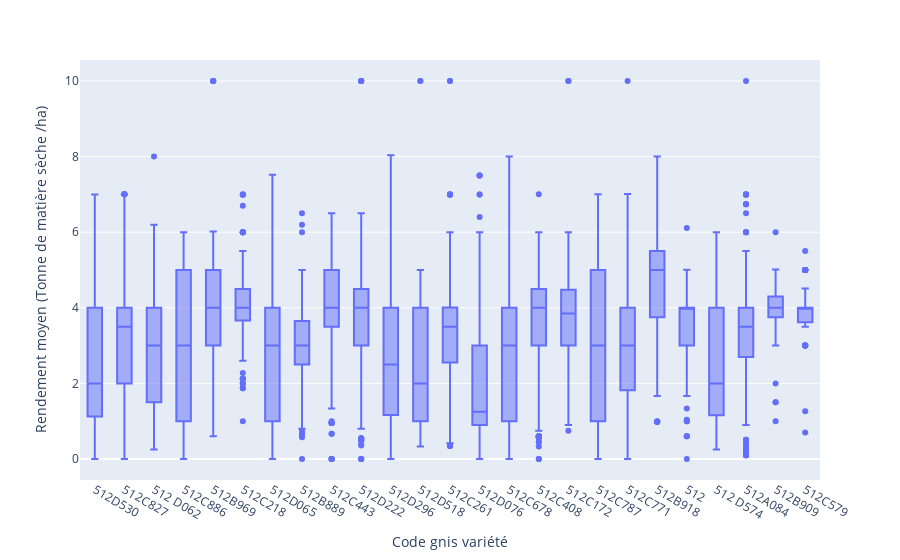

Notebook code for this chart:
### Markdown cell above
#### Visualisation

### Code cell
import plotly.express as px
fig = px.box(
    df_studied_rendement, 
    x="code_gnis_variete", 
    y="rendement_moy",
    labels={
        "code_gnis_variete": "Code gnis variété",
        "rendement_moy": "Rendement moyen (Tonne de matière sèche /ha)",
    }
)

fig.show()

### Figure 1 — Plotly figure (JSON) as saved in the notebook; plotly's stock layout.template omitted (floating-point values rounded to 4 significant figures; data arrays with more than 128 entries replaced by an {"elided": "..."} marker saying what was removed)
{"data": [{"alignmentgroup": "True", "hovertemplate": "Code gnis variété=%{x}<br>Rendement moyen (Tonne de matière sèche /ha)=%{y}<extra></extra>", "legendgroup": "", "marker": {"color": "#636efa"}, "name": "", "notched": false, "offsetgroup": "", "orientation": "v", "showlegend": false, "type": "box", "x": {"elided": "6616 str values"}, "x0": " ", "xaxis": "x", "y": {"elided": "6616 float values"}, "y0": " ", "yaxis": "y"}], "layout": {"boxmode": "group", "legend": {"tracegroupgap": 0}, "margin": {"t": 60}, "xaxis": {"anchor": "y", "domain": [0, 1], "title": {"text": "Code gnis variété"}}, "yaxis": {"anchor": "x", "domain": [0, 1], "title": {"text": "Rendement moyen (Tonne de matière sèche /ha)"}}}}
